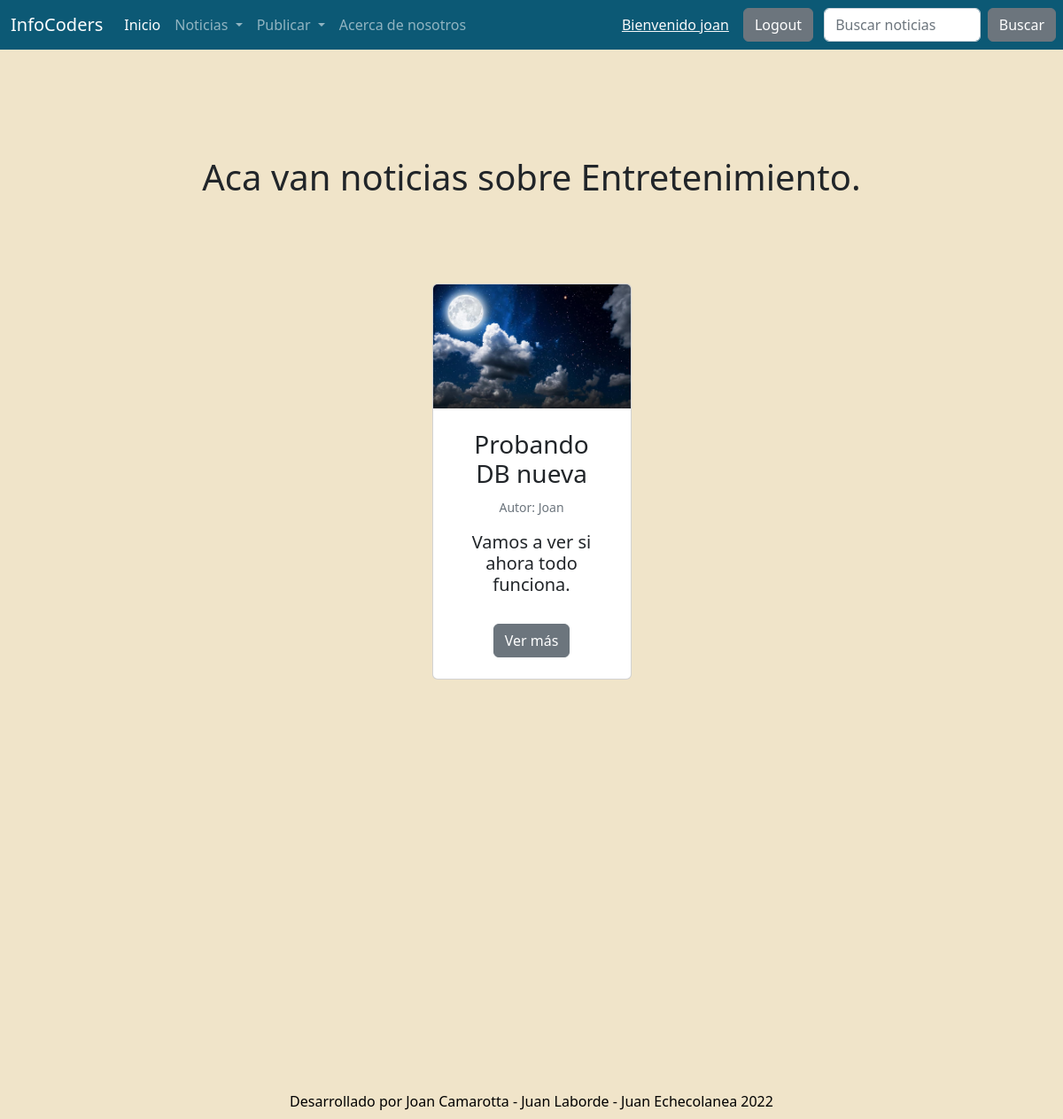
Screenshot of /Noticias/Entretenimiento/ (signed in) with the database file from the repository.
### blog/models.py (models this page shows)
class Entertainment(models.Model):
    title = models.CharField(max_length=100, blank=True, null=True)
    author = models.CharField(max_length=50)
    publish_date = models.DateField(default=now)
    text = models.TextField(blank=True)
    image = models.ImageField(upload_to='Entertainment_image', blank = True, null = True)
    class Meta:
        verbose_name = 'Entretenimiento'
        verbose_name_plural = 'Entretenimiento'

### blog/views.py (the view)
# urls.py: path('Entretenimiento/', post_entertainment, name = 'post_entertainment'),
def post_entertainment(request):
    post_entertainment = Entertainment.objects.all()
    context = {'post_entertainment': post_entertainment}
    return render(request, 'post_entertainment.html', context=context)

### blog/templates/post_entertainment.html (shortened to what this page needs)
{% extends 'base.html' %}
{% load static %}
{% block content %}
<br><br><br>
<h1
class="fw-bopld text-center py-5">
Aca van noticias sobre Entretenimiento.
</h1>
<div class="container px-4 px-lg-5 mt-5">
  <div class="row gx-4 gx-lg-5 row-cols-2 row-cols-md-3 row-cols-xl-4 justify-content-center">
    {% for note in post_entertainment %}
      <div class="col mb-5">
          <div class="card h-100">
            {% if note.image %}
            <img class="card-img-top" src="{{note.image.url}}"/>
            {% endif %}
              <div class="card-body p-4">
                  <div class="text-center">
                      <h3><class="fw-bolder">{{note.title}}<br></h3>
                      <p class="card-text"><small class="text-muted">Autor: {{note.author}}</small></p>
                      <h5>{{note.text}}</h5>
                      <br>
                      <a href="#" class="btn btn-secondary">Ver más</a>
                  </div>
              </div>
          </div>
        </div>
        {% endfor %}
      </div>
    </div>
    <br>
    <br>
    <br>
    <br>
    <br>
    <br>
    <br>
    <br>
    <br>
    <br>
    <br>
    <br>
    <br>
    <br>
    <br>
  {% endblock %}

### blog/templates/base.html (shortened to what this page needs)
<!doctype html>
<html lang="en">
  <head>
    <link href="https://cdn.jsdelivr.net/npm/bootstrap@5.2.0-beta1/dist/css/bootstrap.min.css" rel="stylesheet">
  </head>
  <body>
    {% load static %}
    <nav class="navbar navbar-expand-lg navbar-dark" style="background-color: #0c5975;">
        <div class="container-fluid">
          <a class="navbar-brand">InfoCoders</a>
          <div class="collapse navbar-collapse" id="navbarSupportedContent">
            <ul class="navbar-nav me-auto mb-2 mb-lg-0">
              <li class="nav-item">
                <a class="nav-link active" aria-current="page" href="/index/">Inicio</a>
              <li class="nav-item dropdown">
                <a class="nav-link dropdown-toggle" href="#" id="navbarDropdown" role="button" data-bs-toggle="dropdown" aria-expanded="false">
                  Noticias
                </a>
                <li class="nav-item dropdown">
                  <a class="nav-link dropdown-toggle" href="#" id="navbarDropdown" role="button" data-bs-toggle="dropdown" aria-expanded="false" >
                    Publicar
                  </a>
                  <li class="nav-item">
                    <a class="nav-link" href="/about-us/">Acerca de nosotros</a>
                  </li>
                </div>
                  <ul class="navbar-nav me-auto mb-2 mb-lg-0">
                  <div class="collapse navbar-collapse" id="navbarSupportedContent">
                        {% if request.user.is_authenticated %}
                        <li class="nav-item">
                          <a class="text-light" style="margin-right: 1rem;">
                          <h7>Bienvenido {{request.user.username}} </h7></a>
                        </li>
                        <li class="nav-item">
                            <a class="btn btn-secondary" href="/logout/">Logout</a>
                        </li>
                        {% endif %}
                      </ul>
          </div>
    <form class="d-flex" role="search" action="/Noticias/Buscar/" metod= "GET">
    <input class="form-control me-2" type = "text" placeholder = "Buscar noticias" name = 'search' aria-label = "Search">
    <button class="btn btn-secondary me-2" type="submit">Buscar</button>
  </form>
      </nav>
      {% block content %}
      {% endblock %}
      <class="py-5" style="background-color: #f0e4c9;" >
  </body>
  <br>
  <br>
  <div
  class="container"><p class="m-2 text-center text-black">Desarrollado por Joan Camarotta - Juan Laborde - Juan Echecolanea 2022</p>
  </div>
</html>

### blog/templates/base.html (style rules this page uses)
body { background-color: #f0e4c9; }

### rows the page displays
Entertainment: image (picture), title "Probando DB nueva", author "Joan", text "Vamos a ver si ahora todo funciona."

### other values shown
{{ request.user.username }} "joan"
